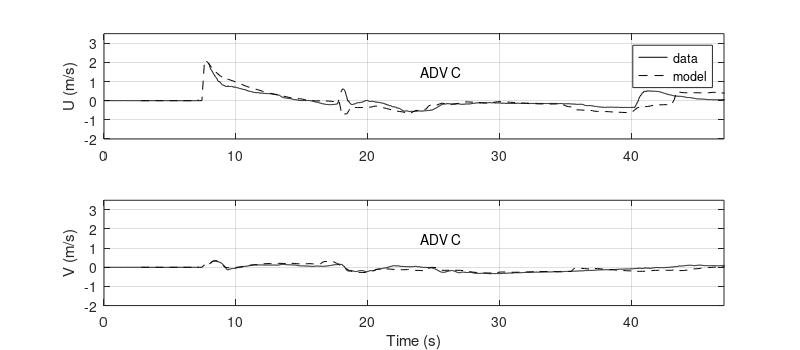

Write the MATLAB code that produced this figure.
clf
clear all
sk=2;
fact=1;

set(gcf,'units','inches','paperunits','inches','papersize', [8 3.5],'position',[1 1 9 4.5],'paperposition',[0 0 8 3.5]);

datae=load('FSE_BM2_shi_tvd.txt');
% shift time
    [m,n]=size(datae);
    t=datae(:,1);
    eta=datae(:,2:n);

        WGdata=load('WG1.txt');

            for k=1:length(eta(:,1))
                if eta(k,1)==max(eta(:,1))
                    num_shift_ind=k;
                    num_t_shift=t(k);
                    break
                end
            end
            
            for k=1:length(WGdata(:,2))
                if WGdata(k,2)==max(WGdata(:,2))
                    exp_shift_ind=k;
                    exp_t_shift=WGdata(k,1);
                    break
                end
            end   
        
            t=t-num_t_shift+exp_t_shift; % some difference between eta and u

% read
 data=load('VT_C_BM2_shi_tvd.txt');       
    [m,nn]=size(data);
    n=6;
    vel=zeros(m,6);
    vel(:,1:nn-1)=data(:,2:nn);
    veldata=load('U_Velocity_AverageC.txt');

subplot(211)
plot(veldata(1:sk:length(veldata),1),veldata(1:sk:length(veldata),2)-mean(veldata(1:25,2)),'k-')
       
hold on
plot(t,vel(:,1)/fact,'k--')
    ylabel('U (m/s)')
grid
axis([0 47 -2.0 3.5])
% V
 data=load('VT_C_BM2_shi_tvd.txt');       
    [m,nn]=size(data);
    n=6;
    vel=zeros(m,6);
    vel(:,1:nn-1)=data(:,2:nn);
    veldata=load('V_Velocity_AverageC.txt');
text(24,1.5,'ADV C')

legend('data','model')

subplot(212)

plot(veldata(1:sk:length(veldata),1),veldata(1:sk:length(veldata),2)-mean(veldata(1:25,2)),'k-')
       
hold on
% here measurement has 0.25 lag
plot(t,vel(:,2)/fact,'k--')
grid
    ylabel('V (m/s)')
text(24,1.5,'ADV C')
axis([0 47 -2. 3.5])
xlabel('Time (s)')

